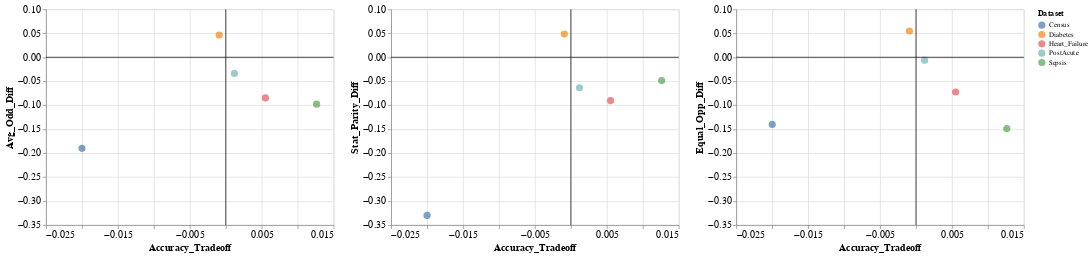

Notebook code cell kept with this figure:
### Code cell
Diff_Graph = (Avg_Odd | Stat_Parity | Equal_Opp)
Diff_Graph.configure_axis(
    labelFontSize=axis_tick_size,
    titleFontSize= axis_label_size)

### Figure 1 — Vega-Lite specification as saved in the notebook (floating-point values rounded to 4 significant figures)
{"config": {"view": {"continuousWidth": 400, "continuousHeight": 300}, "axis": {"labelFontSize": 14, "titleFontSize": 14}}, "hconcat": [{"layer": [{"data": {"name": "data-83a0fd6b26dad24c33a5d012d6766a7f"}, "mark": {"type": "circle", "size": 100}, "encoding": {"color": {"type": "nominal", "field": "Dataset"}, "x": {"type": "quantitative", "field": "Accuracy_Tradeoff", "scale": {"domain": [-0.022, 0.012]}}, "y": {"type": "quantitative", "field": "Avg_Odd_Diff", "scale": {"domain": [-0.35, 0.06]}}}}, {"data": {"name": "data-d8b013c86371c5caf090b2faba9b4e26"}, "mark": "rule", "encoding": {"y": {"type": "quantitative", "field": "Avg_Odd_Diff"}}}, {"data": {"name": "data-b0ecc376719c7128cff837721978d59d"}, "mark": "rule", "encoding": {"x": {"type": "quantitative", "field": "Accuracy_Tradeoff"}}}]}, {"layer": [{"data": {"name": "data-83a0fd6b26dad24c33a5d012d6766a7f"}, "mark": {"type": "circle", "size": 100}, "encoding": {"color": {"type": "nominal", "field": "Dataset"}, "x": {"type": "quantitative", "field": "Accuracy_Tradeoff", "scale": {"domain": [-0.022, 0.012]}}, "y": {"type": "quantitative", "field": "Stat_Parity_Diff", "scale": {"domain": [-0.35, 0.06]}}}}, {"data": {"name": "data-0bdbc692b4247d208d55589868fb94d8"}, "mark": "rule", "encoding": {"y": {"type": "quantitative", "field": "Stat_Parity_Diff"}}}, {"data": {"name": "data-b0ecc376719c7128cff837721978d59d"}, "mark": "rule", "encoding": {"x": {"type": "quantitative", "field": "Accuracy_Tradeoff"}}}]}, {"layer": [{"data": {"name": "data-83a0fd6b26dad24c33a5d012d6766a7f"}, "mark": {"type": "circle", "size": 100}, "encoding": {"color": {"type": "nominal", "field": "Dataset"}, "x": {"type": "quantitative", "field": "Accuracy_Tradeoff", "scale": {"domain": [-0.022, 0.012]}}, "y": {"type": "quantitative", "field": "Equal_Opp_Diff", "scale": {"domain": [-0.35, 0.06]}}}}, {"data": {"name": "data-6cc87192c1b4a027108beb1e95cbc5b1"}, "mark": "rule", "encoding": {"y": {"type": "quantitative", "field": "Equal_Opp_Diff"}}}, {"data": {"name": "data-b0ecc376719c7128cff837721978d59d"}, "mark": "rule", "encoding": {"x": {"type": "quantitative", "field": "Accuracy_Tradeoff"}}}]}], "$schema": "https://vega.github.io/schema/vega-lite/v4.8.1.json", "datasets": {"data-83a0fd6b26dad24c33a5d012d6766a7f": [{"Balanced_Accuracy": 0.5829, "Avg_Odd_Diff": -0.0848, "Disparate_Impact": 0.7939, "Stat_Parity_Diff": -0.09023, "Equal_Opp_Diff": -0.07243, "Theil_Index": 0.2638, "Dataset": "Heart_Failure", "Accuracy_Tradeoff": 0.005518}, {"Balanced_Accuracy": 0.6284, "Avg_Odd_Diff": 0.04636, "Disparate_Impact": 1.106, "Stat_Parity_Diff": 0.04844, "Equal_Opp_Diff": 0.05479, "Theil_Index": 0.2444, "Dataset": "Diabetes", "Accuracy_Tradeoff": -0.000918}, {"Balanced_Accuracy": 0.6981, "Avg_Odd_Diff": -0.03366, "Disparate_Impact": 0.8388, "Stat_Parity_Diff": -0.06357, "Equal_Opp_Diff": -0.005952, "Theil_Index": 0.07885, "Dataset": "PostAcute", "Accuracy_Tradeoff": 0.001195}, {"Balanced_Accuracy": 0.6585, "Avg_Odd_Diff": -0.09788, "Disparate_Impact": 0.8177, "Stat_Parity_Diff": -0.04869, "Equal_Opp_Diff": -0.1487, "Theil_Index": 0.06104, "Dataset": "Sepsis", "Accuracy_Tradeoff": 0.01263}, {"Balanced_Accuracy": null, "Avg_Odd_Diff": -0.19, "Disparate_Impact": 0.29, "Stat_Parity_Diff": -0.33, "Equal_Opp_Diff": -0.14, "Theil_Index": 0.08, "Dataset": "Census", "Accuracy_Tradeoff": -0.02}], "data-d8b013c86371c5caf090b2faba9b4e26": [{"Avg_Odd_Diff": 0}], "data-b0ecc376719c7128cff837721978d59d": [{"Accuracy_Tradeoff": 0}], "data-0bdbc692b4247d208d55589868fb94d8": [{"Stat_Parity_Diff": 0}], "data-6cc87192c1b4a027108beb1e95cbc5b1": [{"Equal_Opp_Diff": 0}]}}
